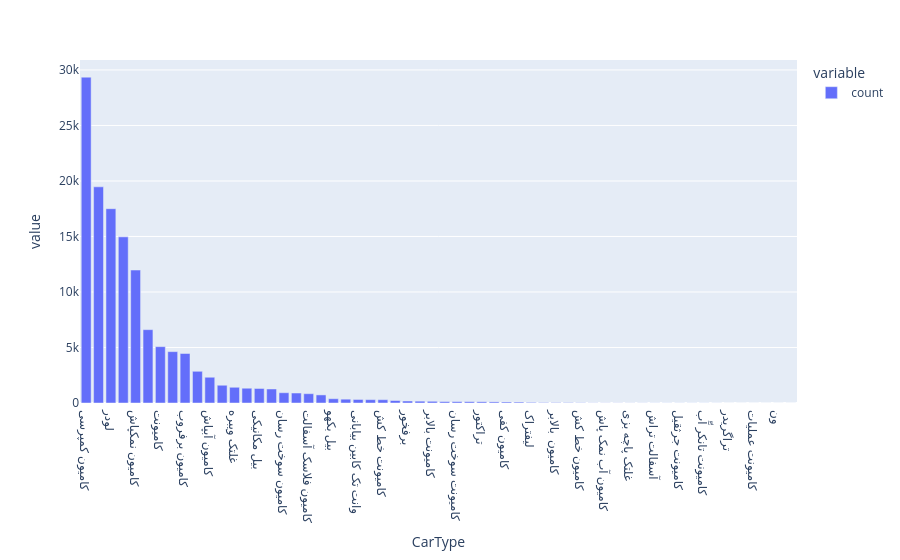

Notebook code for this chart:
### Code cell
px.bar(repairs_only['CarType'].value_counts())

### Figure 1 — Plotly figure (JSON) as saved in the notebook; plotly's stock layout.template omitted (floating-point values rounded to 4 significant figures)
{"data": [{"alignmentgroup": "True", "hovertemplate": "variable=count<br>CarType=%{x}<br>value=%{y}<extra></extra>", "legendgroup": "count", "marker": {"color": "#636efa", "pattern": {"shape": ""}}, "name": "count", "offsetgroup": "count", "orientation": "v", "showlegend": true, "textposition": "auto", "type": "bar", "x": ["کامیون کمپرسی", "گریدر", "لودر", "وانت دوکابین بیابانی", "کامیون نمکپاش", "کامیون کشنده", "کامیونت", "بلدوزر", "کامیون برفروب", "سواری شهری", "کامیون آبپاش", "وانت تک کابین شهری", "غلتک ویبره", "کامیون جرثقیل", "بیل مکانیکی", "سواری بیابانی", "کامیون سوخت رسان", "کامیونت باری", "کامیون فلاسک آسفالت", "وانت دو کابین شهری", "بیل بکهو", "کامیونت کمپرسی", "وانت تک کابین بیابانی", "کامیون قیرپاش", "کامیونت خط کش", "کامیون باری", "برفخور", "کامیون جاروب", "کامیونت بالابر", "مینی لودر", "کامیونت سوخت رسان", "کامیون بالابر", "تراکتور", "کامیون سرویس سیار", "کامیون کفی", "مینی بوس", "لیفتراک", "کامیونت جاروب", "کامیون  بالابر", "کامیون آتشنشانی", "کامیون خط کش", "کامیون گاردریل شور", "کامیون آب نمک پاش", "غلتک چرخ لاستیکی", "غلتک پاچه بزی", "کامیون میکسر", "آسفالت تراش", "تانکر آبرسان", "کامیونت جرثقیل", "وانت آتشنشانی", "کامیونت تانکر آّب", "غلتک چرخ آهنی", "تراگریدر", "کامیونت آتشنشانی", "کامیونت عملیات", "فینیشر", "ون", "مینی بیل"], "xaxis": "x", "y": [29352, 19473, 17502, 14965, 11977, 6605, 5074, 4626, 4460, 2856, 2320, 1600, 1417, 1331, 1309, 1262, 926, 899, 839, 729, 386, 344, 319, 302, 298, 224, 179, 165, 154, 125, 124, 121, 110, 100, 91, 83, 56, 38, 36, 33, 21, 12, 10, 10, 9, 9, 8, 8, 8, 7, 7, 5, 3, 3, 2, 2, 1, 1], "yaxis": "y"}], "layout": {"barmode": "relative", "legend": {"title": {"text": "variable"}, "tracegroupgap": 0}, "margin": {"t": 60}, "xaxis": {"anchor": "y", "domain": [0, 1], "title": {"text": "CarType"}}, "yaxis": {"anchor": "x", "domain": [0, 1], "title": {"text": "value"}}}}
